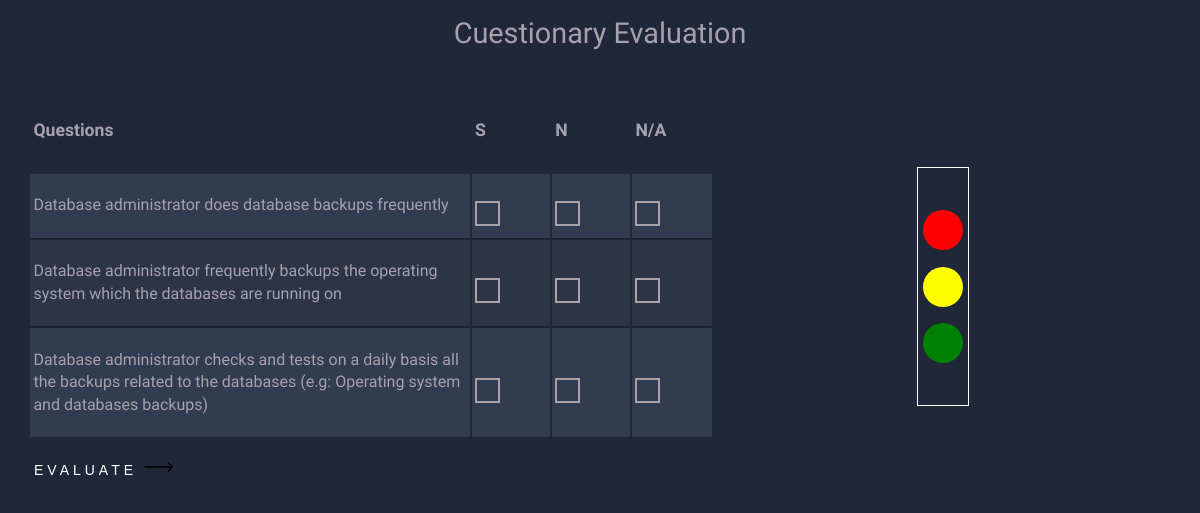
Screenshot of /pages/cuestionary.php with the database file from the repository.
### tables this page shows
CREATE TABLE IF NOT EXISTS `cuestionario` (
  `id` int NOT NULL AUTO_INCREMENT,
  `pregunta` varchar(300) DEFAULT NULL,  
  `contenidoC` int NOT NULL,
  PRIMARY KEY (`id`),
  KEY `foreignkeyCuestionarioContenido` (`contenidoC`)
);

### pages/cuestionary.php (the view, shortened to what this page needs)
<?php
require_once '../config/config.php';
$query = "SELECT *, cu.id AS cuestionario_id
            FROM cuestionario cu
            INNER JOIN contenido c ON cu.contenidoC = c.id;";
$result = $mysqli->query($query);
$cuestionario = array();
if ($result) {
    $cuestionario = $result->fetch_all(MYSQLI_ASSOC);
} else {
    $message = 'Error en la consulta: ' . $mysqli->error;
}
?>
<!DOCTYPE html>
<html>
<head>
    <link href="../assets/css/normalize.css" rel="stylesheet">
    <link href="../assets/css/style.css" rel="stylesheet">
</head>
<body>
    <h1 class="mb-3">Cuestionary Evaluation</h1>
    <div class="container">
        <div class="contenedor">
            <div class="table-container">
                <table class="container-preguntas">
                    <thead>
                        <tr>
                            <th>
                                <h1>Questions</h1>
                            </th>
                            <th>
                                <h1>S</h1>
                            </th>
                            <th>
                                <h1>N</h1>
                            </th>
                            <th>
                                <h1>N/A</h1>
                            </th>
                        </tr>
                    </thead>
                    <tbody>
                        <?php
                        foreach ($cuestionario as $pregunta) {
                        ?>
                            <tr>
                                <td class="td-preguntas"><?php echo $pregunta['pregunta']; ?></td>
                                <td><label class="checkbox-btn">
                                        <span class="checkmark"></span>
                                    </label></td>
                                <td><label class="checkbox-btn">
                                        <span class="checkmark"></span>
                                    </label></td>
                                <td><label class="checkbox-btn">
                                        <span class="checkmark"></span>
                                    </label></td>
                            </tr>
                        <?php
                        }
                        ?>
                    </tbody>
                </table>
            </div>
            <button id="evaluateButton" class="cta">
                <span class="hover-underline-animation"> Evaluate </span>
                <svg viewBox="0 0 46 16" height="10" width="30" xmlns="http://www.w3.org/2000/svg" id="arrow-horizontal">
                    <path transform="translate(30)" d="M8,0,6.545,1.455l5.506,5.506H-30V9.039H12.052L6.545,14.545,8,16l8-8Z" data-name="Path 10" id="Path_10"></path>
                </svg>
            </button>
        </div>
        <div class="semaforo">
            <div class="luz-roja"></div>
            <div class="luz-amarilla"></div>
            <div class="luz-verde"></div>
        </div>
    </div>
</body>
</html>

### assets/css/style.css (style rules this page uses)
:root { --fuente-principal: 'Raleway', sans-serif; --fuente-heading: 'Staatliches', cursive; --blanco: #fff; }
html { box-sizing: border-box; }
*, *:before, *:after { box-sizing: inherit; }
body { font-family: var(--fuente-principal); font-weight: 300; line-height: 1.42em; color: #A7A1AE; background-color: #1F2739 !important; }
h1 { font-size: 1.8rem; font-weight: 300; line-height: 1em; text-align: center; }
.container { margin: 0 auto; padding: 20px; display: flex; text-align: center; }
.checkbox-btn { display: block; position: relative; padding-left: 30px; margin-bottom: 10px; cursor: pointer; -webkit-user-select: none; -moz-user-select: none; -ms-user-select: none; user-select: none; }
.checkmark { position: absolute; top: 0; left: 0; height: 25px; width: 25px; border: 2.5px solid #ada0a0; transition: .2s linear; }
.checkmark:after { content: ""; position: absolute; visibility: hidden; opacity: 0; left: 50%; top: 40%; width: 10px; height: 14px; border: 2px solid #0ea021; filter: drop-shadow(0px 0px 10px #0ea021); border-width: 0 2.5px 2.5px 0; transition: .2s linear; transform: translate(-50%, -50%) rotate(-90deg) scale(0.2); }
.contenedor { display: block; width: 60%; }
.cta { border: none; background: none; display: flex; cursor: pointer; }
.cta span { padding-bottom: 7px; letter-spacing: 4px; font-size: 14px; padding-right: 15px; text-transform: uppercase; color: var(--blanco); }
.cta svg { transform: translateX(-8px); transition: all 0.3s ease; }
.hover-underline-animation { position: relative; color: var(--blanco); padding-bottom: 20px; }
.hover-underline-animation:after { content: ""; position: absolute; width: 100%; transform: scaleX(0); height: 2px; bottom: 0; left: 0; background-color: var(--blanco); transform-origin: bottom right; transition: transform 0.25s ease-out; }
.container-preguntas th h1 { font-weight: bold; font-size: 1.1rem; text-align: left; }
.container-preguntas td { font-weight: normal; font-size: 1em; -webkit-box-shadow: 0 2px 2px -2px #0E1119; -moz-box-shadow: 0 2px 2px -2px #0E1119; box-shadow: 0 2px 2px -2px #0E1119; }
.container-preguntas { text-align: left; overflow: hidden; width: 100%; margin: 0 auto; display: table; padding: 0 0 1.3rem 0; }
.td-preguntas { width: 65%; }
.container-preguntas td, .container-preguntas th { padding-bottom: 3%; padding-top: 3%; padding-left: 0.5% }
.container-preguntas tr:nth-child(odd) { background-color: #323C50; }
.container-preguntas tr:nth-child(even) { background-color: #2C3446; }
.container-preguntas th { background-color: #1F2739; }
.semaforo { display: flex; flex-direction: column; align-items: center; justify-content: center; margin: 0 auto; gap: .4rem; margin: 5rem auto; border: 1px solid #fff; }
.luz-roja, .luz-amarilla, .luz-verde { width: 40px; height: 40px; border-radius: 50%; margin: 5px; }
.luz-roja { background-color: red; }
.luz-amarilla { background-color: yellow; }
.luz-verde { background-color: green; }
.table-container { max-height: 350px; overflow-y: auto; margin-bottom: 1.5rem; }
.container-preguntas th { position: sticky; top: 0; z-index: 1; }

### rows the page displays
cuestionario: pregunta "Database administrator does database backups frequently"
cuestionario: pregunta "Database administrator frequently backups the operating system which the databases are running on"
cuestionario: pregunta "Database administrator checks and tests on a daily basis all the backups related to the databases (e.g: Operating system and databases backups)"
